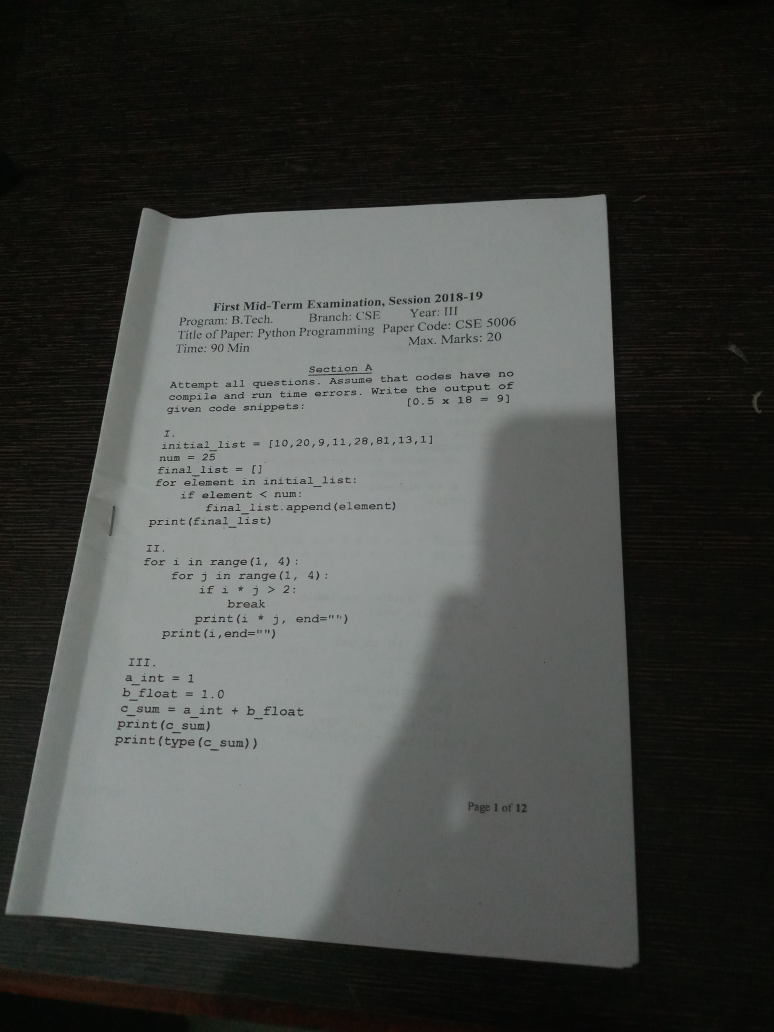
#> input picture images/PythonPaper.jpg, 3096 x 4128 px (shown at 1/4 size)
$ python scannerApp.py --image images/PythonPaper.jpg   (older library calls are emulated)
#> lines starting #> are read from the running program, lines starting #| are printed output that depends on the picture; after the words box and inside, x2 and y2 are one past the last pixel; in counts of white or black regions, pixels touching at a corner belong together
# import the necessary packages
from skimage.filters import threshold_local
import numpy as np
import argparse
import cv2
import imutils

def order_points(pts):
	rect = np.zeros((4, 2), dtype="float32")
	s = pts.sum(axis=1)
	rect[0] = pts[np.argmin(s)]
	rect[2] = pts[np.argmax(s)]
	diff = np.diff(pts, axis=1)
	rect[1] = pts[np.argmin(diff)]
	rect[3] = pts[np.argmax(diff)]
	return rect

def transformFourPoints(image, pts):
	rect = order_points(pts)
	(tl, tr, br, bl) = rect
	widthA = np.sqrt(((br[0] - bl[0]) ** 2) + ((br[1] - bl[1]) ** 2))
	widthB = np.sqrt(((tr[0] - tl[0]) ** 2) + ((tr[1] - tl[1]) ** 2))
	maxWidth = max(int(widthA), int(widthB))
	heightA = np.sqrt(((tr[0] - br[0]) ** 2) + ((tr[1] - br[1]) ** 2))
	heightB = np.sqrt(((tl[0] - bl[0]) ** 2) + ((tl[1] - bl[1]) ** 2))
	maxHeight = max(int(heightA), int(heightB))
	dst = np.array([[0, 0],	[maxWidth - 1, 0],	[maxWidth - 1, maxHeight - 1],	[0, maxHeight - 1]], dtype="float32")
	M = cv2.getPerspectiveTransform(rect, dst)
	warped = cv2.warpPerspective(image, M, (maxWidth, maxHeight))
	return warped


ap = argparse.ArgumentParser()
ap.add_argument("-i", "--image", required = True, help = "Path to the image to be scanned")
args = vars(ap.parse_args())

image = cv2.imread(args["image"])
#> image is the input picture: shape (4128, 3096, 3); mean B, G, R 69.1, 71.9, 70
ratio = image.shape[0] / 500.0
#> ratio = 8.26
orig = image.copy()
image = imutils.resize(image, height = 500)
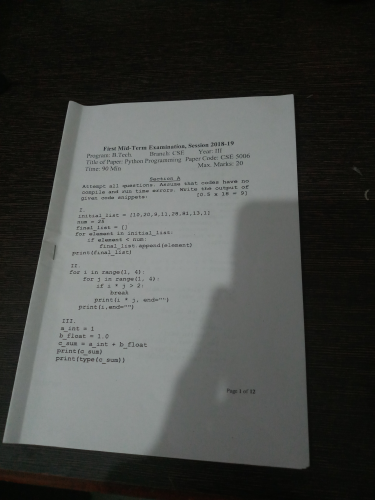
#> image: shape (500, 375, 3); mean B, G, R 69.1, 71.9, 70


gray = cv2.cvtColor(image, cv2.COLOR_BGR2GRAY)
gray = cv2.GaussianBlur(gray, (5, 5), 0)
edged = cv2.Canny(gray, 75, 200)
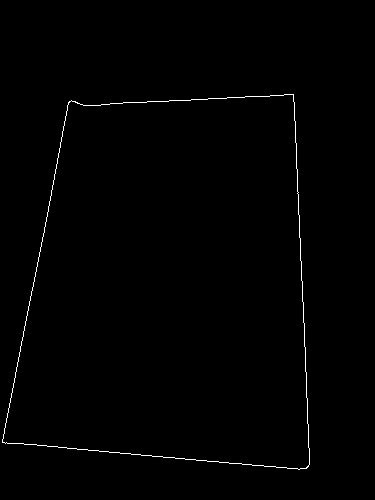
#> edged: shape (500, 375); 0.67% white in thin lines or dots, all inside (x1, y1, x2, y2) = (2, 94, 310, 470)


print("STEP 1: Edge Detection")
cv2.imshow("Image", image)
cv2.imshow("Edged", edged)
cv2.waitKey(0)
cv2.destroyAllWindows()
cnts = cv2.findContours(edged.copy(), cv2.RETR_LIST, cv2.CHAIN_APPROX_SIMPLE)
#> cnts = 2 contours; box (x1, y1, x2, y2) and area: (2, 94, 310, 470) 95118, (2, 94, 310, 470) 95110
cnts = cnts[0] if imutils.is_cv2() else cnts[1]
cnts = sorted(cnts, key = cv2.contourArea, reverse = True)[:5]

for c in cnts:
	peri = cv2.arcLength(c, True)
	approx = cv2.approxPolyDP(c, 0.02 * peri, True)
	if len(approx) == 4:
		screenCnt = approx
		break
#> this loop made 1 pass
#> (peri, screenCnt) on pass 1: (1298.9, [[293, 94], [68, 102], [2, 442], [308, 466]])

print("STEP 2: Finding contours of paper")
cv2.drawContours(image, [screenCnt], -1, (0, 255, 0), 2)
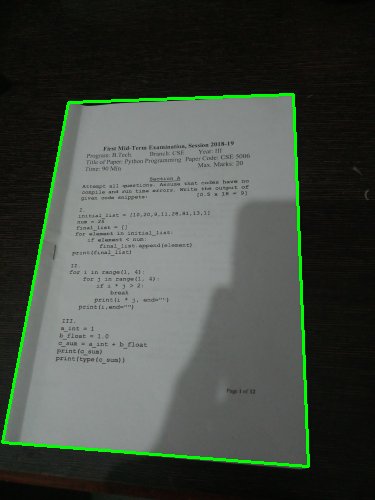
#> image: shape (500, 375, 3); 1.98% of pixels changed, all inside (x1, y1, x2, y2) = (1, 93, 310, 468)
cv2.imshow("Outline", image)
cv2.waitKey(0)
cv2.destroyAllWindows()
warped = transformFourPoints(orig, screenCnt.reshape(4, 2) * ratio)
#> in order_points, `s = pts.sum(axis=1)`: s = [3195.1, 1403.5, 3665.7, 6390.1]
#> in order_points, `diff = np.diff(pts, axis=1)`: diff = [-1642.9, 280.7, 3632.6, 1304.4]
#> in transformFourPoints, `rect = order_points(pts)`: rect = [[561.4, 842.1], [2419, 776.1], [2542.8, 3847.3], [16.51, 3649.2]]
#> in transformFourPoints, `(tl, tr, br, bl) = rect`: tl = [561.4, 842.1]; tr = [2419, 776.1]; br = [2542.8, 3847.3]; bl = [16.51, 3649.2]
#> in transformFourPoints, `widthA = np.sqrt(((br[0] - bl[0]) ** 2) + ((br[1] - bl[1]) ** 2))`: widthA = 2534.1
#> in transformFourPoints, `widthB = np.sqrt(((tr[0] - tl[0]) ** 2) + ((tr[1] - tl[1]) ** 2))`: widthB = 1858.8
#> in transformFourPoints, `maxWidth = max(int(widthA), int(widthB))`: maxWidth = 2534
#> in transformFourPoints, `heightA = np.sqrt(((tr[0] - br[0]) ** 2) + ((tr[1] - br[1]) ** 2))`: heightA = 3073.7
#> in transformFourPoints, `heightB = np.sqrt(((tl[0] - bl[0]) ** 2) + ((tl[1] - bl[1]) ** 2))`: heightB = 2859.4
#> in transformFourPoints, `maxHeight = max(int(heightA), int(heightB))`: maxHeight = 3073
#> in transformFourPoints, `dst = np.array([[0, 0],	[maxWidth - 1, 0],	[maxWidth - 1, maxHeight - ..`: dst = [[0, 0], [2533, 0], [2533, 3072], [0, 3072]]
#> in transformFourPoints, `M = cv2.getPerspectiveTransform(rect, dst)`: M = [[1.71, 0.332, -1241.3], [0.0616, 1.73, -1493], [5.2e-05, 0.000156, 1]]
#> in transformFourPoints, `warped = cv2.warpPerspective(image, M, (maxWidth, maxHeight))`:
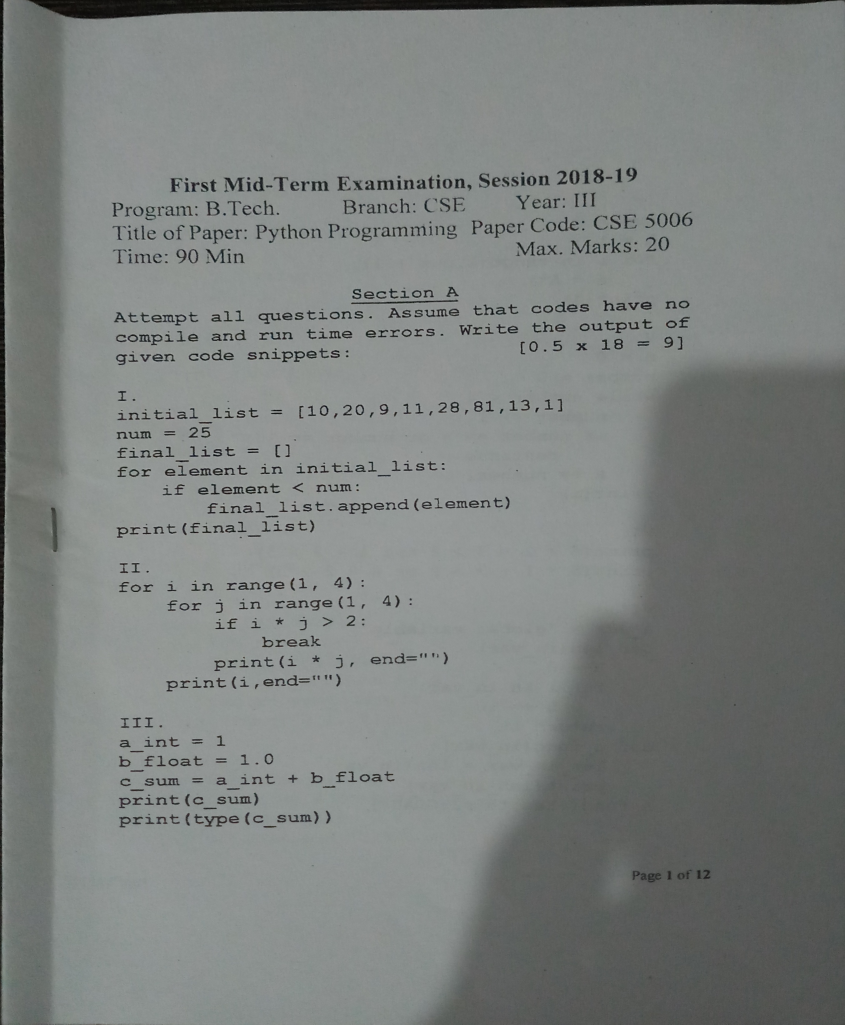
#> warped: shape (3073, 2534, 3) (shown at 1/3 size); mean B, G, R 126.7, 128.7, 124.7
warped = cv2.cvtColor(warped, cv2.COLOR_BGR2GRAY)
#> warped: shape (3073, 2534)
T = threshold_local(warped, 11, offset = 10, method = "gaussian")
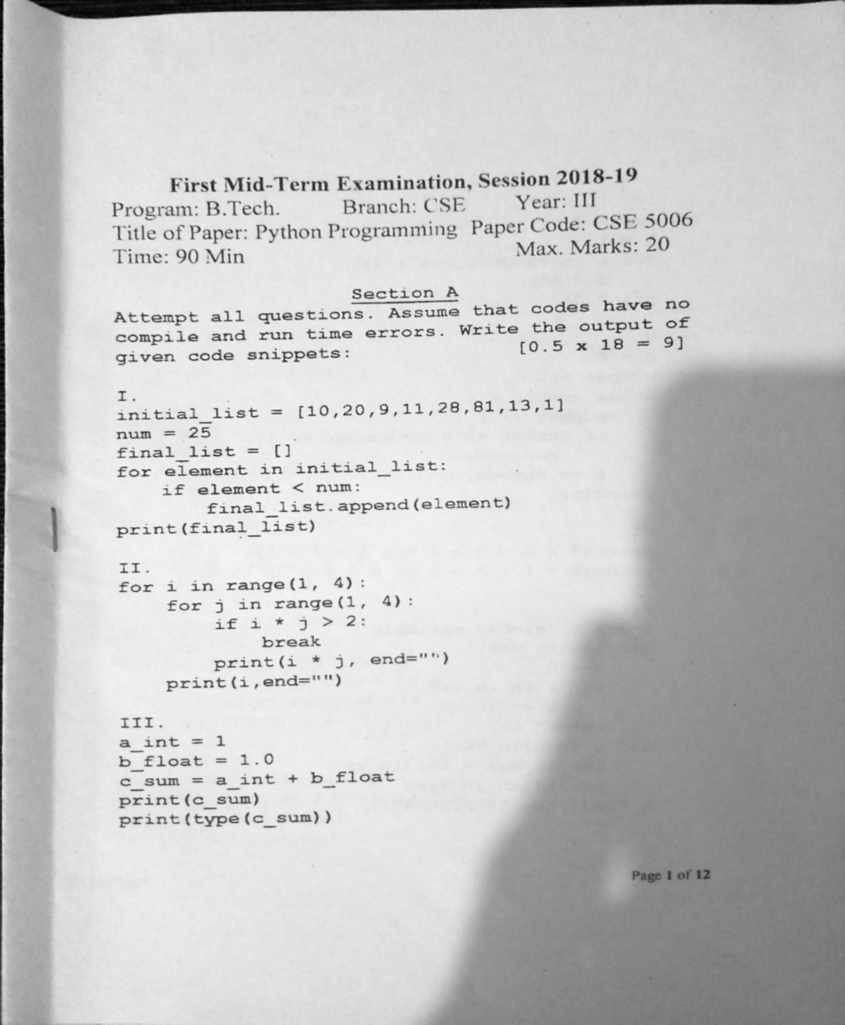
#> T: shape (3073, 2534) float64 (shown at 1/3 size); min -0.572, max 150.8, mean 117.4; drawn with min black and max white
warped = (warped > T).astype("uint8") * 255
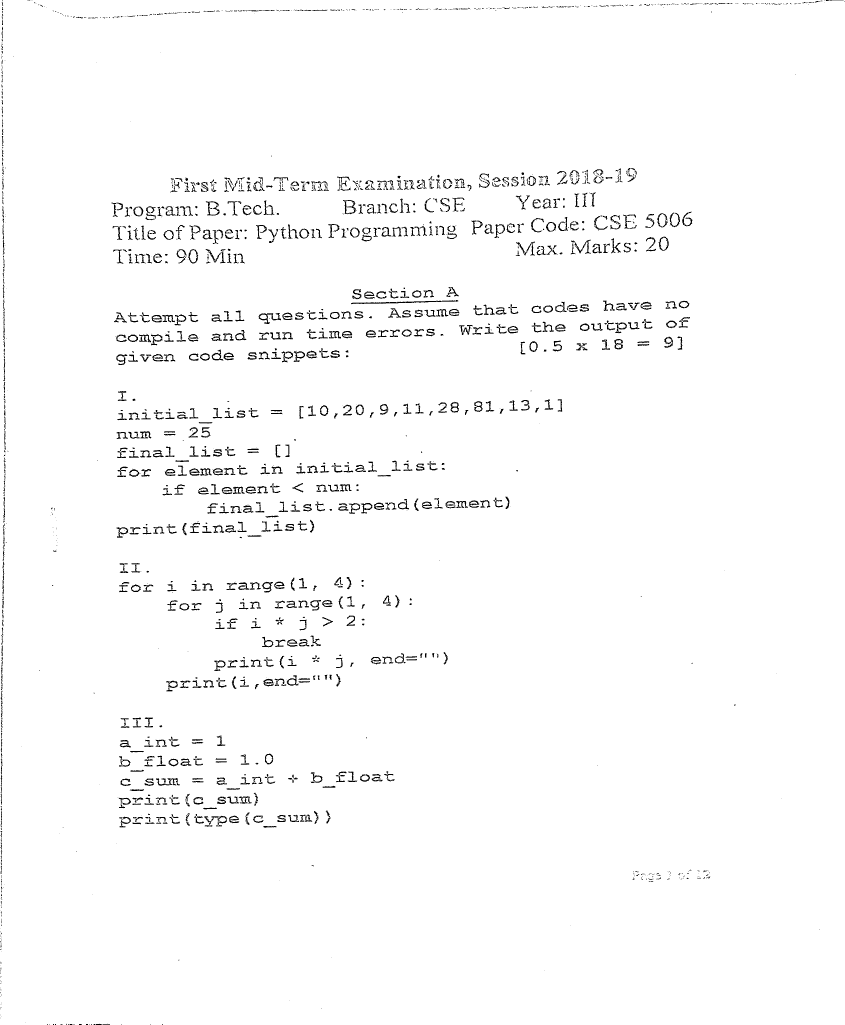
#> warped: shape (3073, 2534) (shown at 1/3 size); 98.1% white; 1717 black regions (775 under 20 px), largest, box (x1, y1, x2, y2) and area: (1053, 900, 1375, 913) 1109, (776, 939, 843, 972) 635, (613, 2447, 682, 2480) 599

print("STEP 3: Applying perspective transform")
cv2.imshow("Original", imutils.resize(orig, height = 650))
cv2.imshow("Scanned", imutils.resize(warped, height = 650))
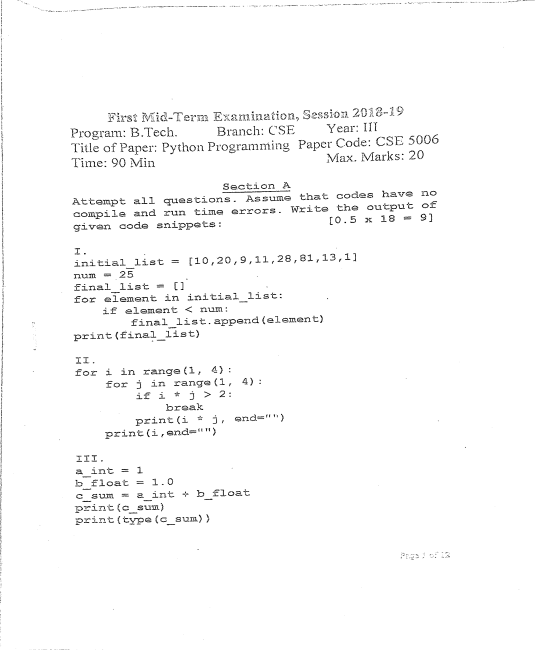
#> window 'Scanned': shape (650, 535); min 1, max 255, mean 250.1
cv2.waitKey(0)
